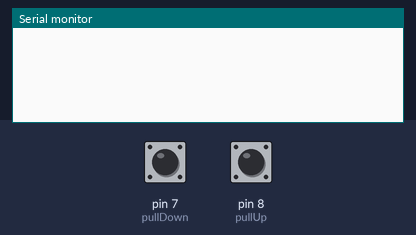
A sketch run on a simulated Arduino Uno, built with avr-gcc and run on an emulated ATmega328P. Shown: the last lines printed to the serial monitor. The test bench sets the inputs (shaded band); at power-on: pin 7 (pullDown) LOW, pin 8 (pullUp) HIGH.

Above: at 1.2 s.
1.3 s: pin 7 (pullDown) pulled HIGH for 0.15 s
At 1.7 s:
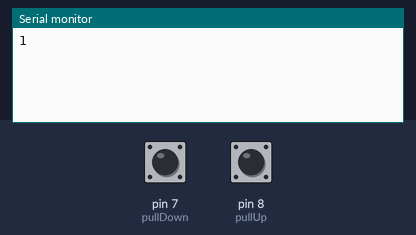
2.9 s: pin 8 (pullUp) pulled LOW for 0.15 s
At 4.1 s:
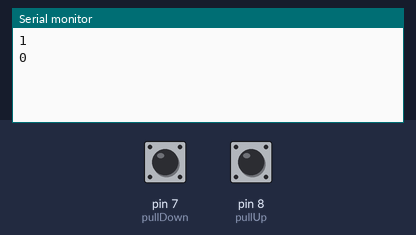
4.5 s: pin 7 (pullDown) pulled HIGH for 1 s
At 6.4 s:
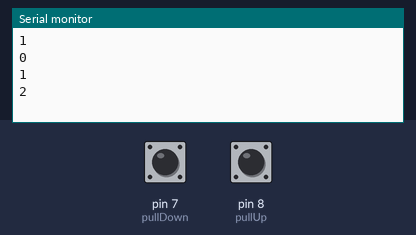
7.0 s: pin 8 (pullUp) pulled LOW for 3.2 s
At 11.5 s:
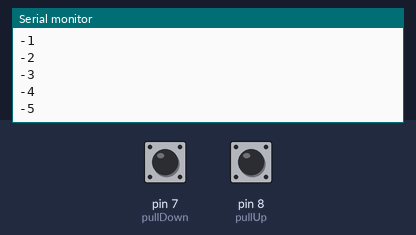
Timing chart, 0 to 12.7 s (numbered marks = the images above; inputs shaded):
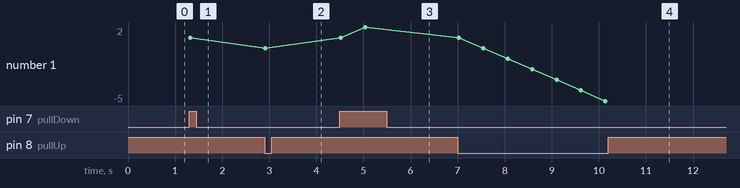

The sketch:

contador_botones.ino
```cpp
/*
  Sandoval López, Keneth Stiv 2019382
  López Xitumul, Dany Alexander
  Practica 3
*/

  /***********************/
  /*Ejercicio 3 Boton Contador
  /***********************/

//pines botones
#define pullDown 7
#define pullUp 8

//variables
byte data;
byte data1;
int estado = 0;

void setup() {
  pinMode(pullDown, INPUT);
  pinMode(pullUp, INPUT);
  Serial.begin(9600);
}

void loop() {
  data = digitalRead(pullDown);
  data1 = digitalRead(pullUp);

  if (data == 1) {
    delay(20);
    estado++;
    Serial.println(estado);
    delay(500);
  } else if (data1 == 0) {
    delay(20);
    estado--;
    Serial.println(estado);
    delay(500);
  }
}
```

Measured:
- after the input at 1.3 s, the serial monitor: prints a new line at once (image 1)
- after the input at 2.9 s, the serial monitor: prints a new line at once (image 2)
- after the input at 4.5 s, the serial monitor: prints a new line at once (image 3)
- after the input at 7.0 s, the serial monitor: prints a new line after 0.54 s (image 4)
- plotted number 1: 1 → 0 after the input at 2.9 s, 0 → 2 after the input at 4.5 s, 2 → -5 after the input at 7.0 s
